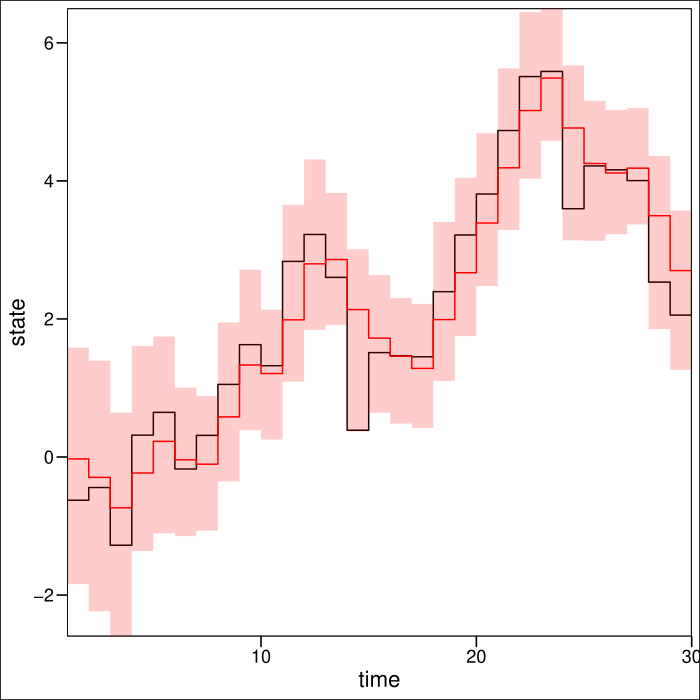

Here is the R script that generated this plot:


# Run gaussian example which doesn't need a correction, and one that does
# The results should be exactly the same

library(ABCSMC2)
library(ggplot2)
library(ggalt)
library(dplyr)

sessionInfo()


set.seed(1)

cl <- NULL

TT <- 30
true_theta <- log(2) # logarithm of sigma

true_theta

true_states <-cumsum(rnorm(TT))

generator <- function(TT, true_states, theta){
  y <- list()
  for(i in 1:TT){
    obs <- rnorm(1e2, mean = true_states[i], sd = exp(theta[1]))
    y[[i]] <- c(mean(obs), stats::sd(obs))
  }
  return(y)
}

y <- generator(TT, true_states, true_theta)

inp <- list(
  y = y
)

loss <- function(x, theta, time1, time2, inp){

  if(!is.numeric(x)){
    x <- rnorm(1)
  } else {
    x <- rnorm(1, mean = x)
  }

  y <- rnorm(1e2, mean = x, sd = exp(theta[1]))

  ss_obs <- inp$y[[time2]]
  ss_sim <- c(mean(y, na.rm = TRUE), stats::sd(y, na.rm = TRUE))

  return(list(distance = as.numeric(sqrt(c(1, 1) %*% (ss_obs - ss_sim)^2)), x = x))
}


Ntheta = 100
Nx = 100
pacc = 0.5

# Log sigma distribution
# Gaussian example where no correction is needed in sampler

prior_sample_log <- data.frame(theta1 = rnorm(Ntheta, 0, 5))

prior_sample_log <- as.matrix(prior_sample_log, ncol = 1)

set.seed(2)

full_list_log <-
  SMC2_ABC(
    prior_sample_log,
    dprior = function(x) {
      dnorm(x[1],0, 5)
    },
    loss,
    loss_args = inp,
    Ntheta = Ntheta,
    Nx = Nx,
    pacc = pacc,
    cl = cl,
    dt = 1,
    ESS_threshold = 0.2,
    TT = TT,
    cov_coef = 4
  )

state_df <- get_state(full_list_log)

state_df$state <- true_states

theta_log_df <- get_parameter(full_list_log)


ggplot(state_df) + aes(x = time, y = state, ymin = lower, ymax = upper) + geom_step() + geom_ribbon(alpha = 0.2, stat = "stepribbon", fill = "red") + geom_step(mapping = aes(x = time, y = med), col = "red") + ggthemes::theme_base() + scale_y_continuous(expand = c(0, 0)) + scale_x_continuous(expand = c(0, 0))

ggplot(theta_log_df[which(theta_log_df$time %% 5 == 0),]) + aes(x = value, weights = weight, col = factor(time)) + geom_density() + facet_wrap(~parameter, scales = "free")


# Sigma distribution
# Log Gaussian example where correction is needed in sampler

loss <- function(x, theta, time1, time2, inp){

  if(!is.numeric(x)){
    x <- rnorm(1)
  } else {
    x <- rnorm(1, mean = x)
  }

  y <- rnorm(1e2, mean = x, sd = theta[1])

  ss_obs <- inp$y[[time2]]
  ss_sim <- c(mean(y, na.rm = TRUE), stats::sd(y, na.rm = TRUE))

  return(list(distance = as.numeric(sqrt(c(1, 1) %*% (ss_obs - ss_sim)^2)), x = x))
}




prior_sample <- data.frame(theta1 = rlnorm(Ntheta, 0, 5))

prior_sample <- as.matrix(prior_sample, ncol = 1)

prior_sample <- exp(prior_sample_log)

trans <- function(x, trans_args){
  theta1 <- log(x)
  return(theta1)
}

invtrans <- function(x, trans_args){
  theta1 <- exp(x)
  return(theta1)
}

acceptance_correction <- function(x){
  1/x
}

set.seed(2)

full_list <-
  SMC2_ABC(
    prior_sample,
    dprior = function(x) {
      dlnorm(x[1],0, 5)
    },
    loss,
    loss_args = inp,
    Ntheta = Ntheta,
    Nx = Nx,
    pacc = pacc,
    cl = cl,
    dt = 1,
    ESS_threshold = 0.2,
    TT = TT,
    cov_coef = 4,
    trans = trans,
    invtrans = invtrans,
    acceptance_correction = acceptance_correction
  )

state_df <- get_state(full_list)

state_df$state <- true_states

theta_df <- get_parameter(full_list)


ggplot(state_df) + aes(x = time, y = state, ymin = lower, ymax = upper) + geom_step() + geom_ribbon(alpha = 0.2, stat = "stepribbon", fill = "red") + geom_step(mapping = aes(x = time, y = med), col = "red") + ggthemes::theme_base() + scale_y_continuous(expand = c(0, 0)) + scale_x_continuous(expand = c(0, 0))

ggplot(theta_df[which(theta_df$time %% 5 == 0),]) + aes(x = value, weights = weight, col = factor(time)) + geom_density() + facet_wrap(~parameter, scales = "free")

theta_df_combined <- dplyr::bind_rows(theta_log_df %>% filter(time == TT) %>% mutate(value = exp(value)), theta_df %>% filter(time == TT), .id = "groups")

ggplot(theta_df_combined) + aes(x = value, weights = weight) + geom_density() + facet_wrap(~parameter + groups, scales = "free")
